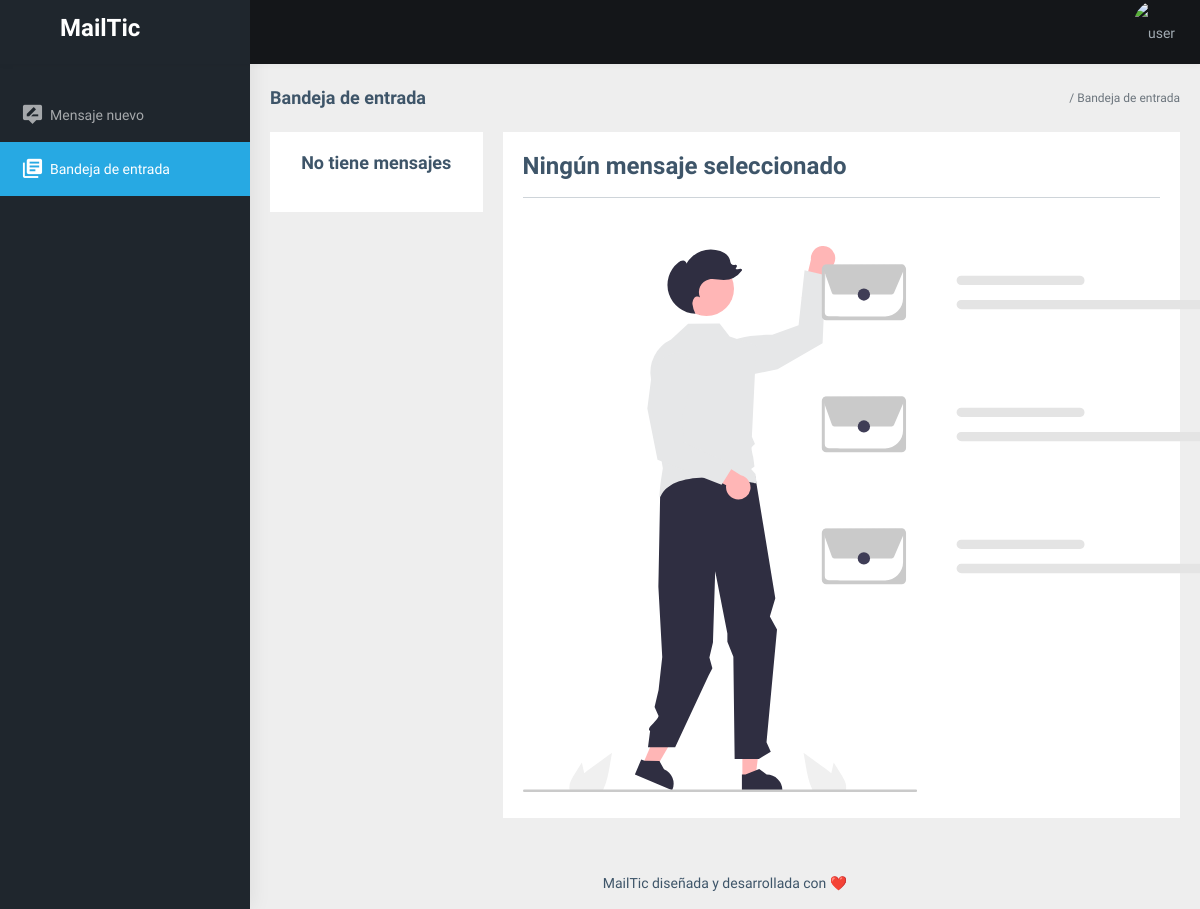
The app's page /messages (signed in), older data.
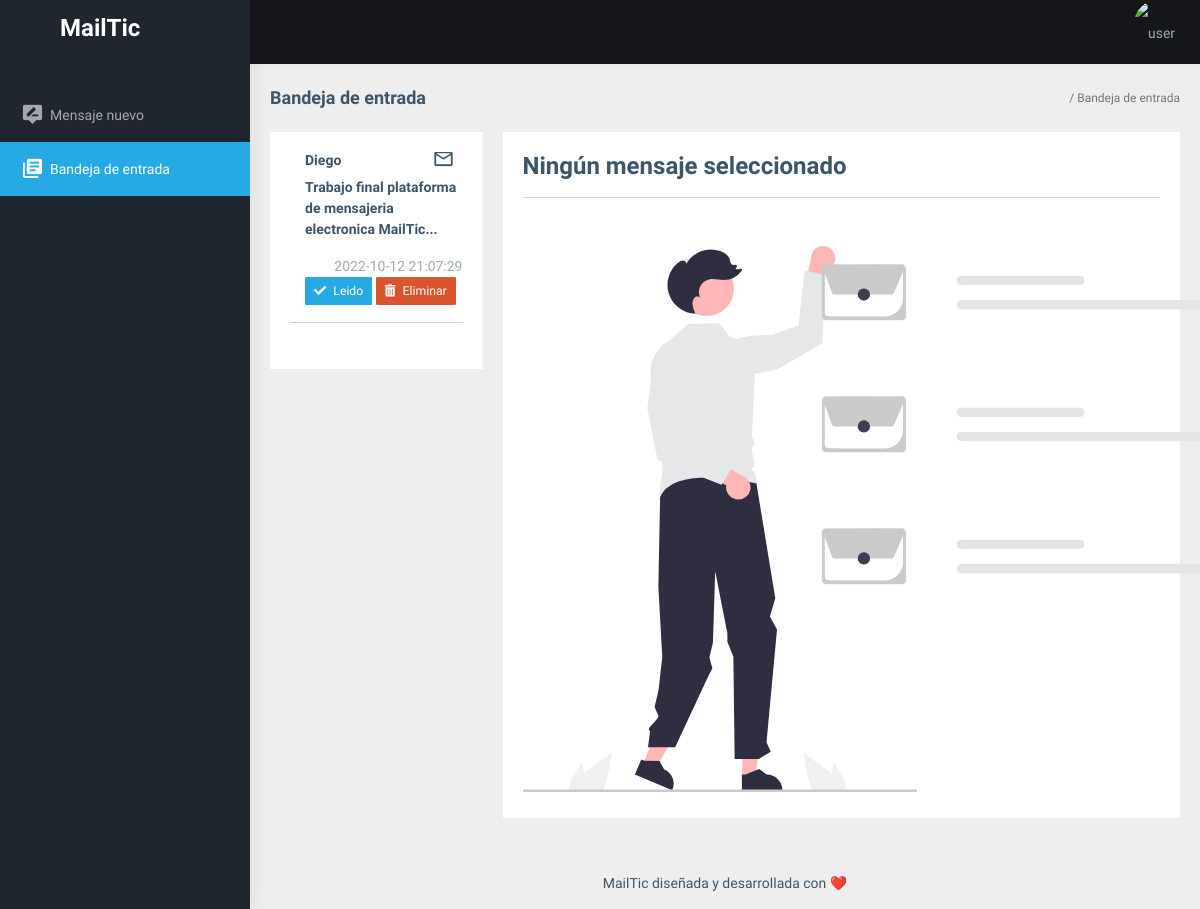
The same page, newer data.
### tables this page shows
CREATE TABLE messages (id INTEGER PRIMARY KEY AUTOINCREMENT, subject TEXT NOT NULL, message TEXT, id_user_to INTEGER NOT NULL REFERENCES users (id), id_user_from INTEGER NOT NULL REFERENCES users (id) ON DELETE CASCADE ON UPDATE CASCADE, created_at DATETIME DEFAULT ((datetime('now', 'localtime'))));

CREATE TABLE users (id INTEGER PRIMARY KEY AUTOINCREMENT, name VARCHAR (1024) NOT NULL, email VARCHAR (1024) NOT NULL, password TEXT NOT NULL, id_rol INTEGER NOT NULL, isActive VARCHAR NOT NULL DEFAULT (False), created_at DATETIME DEFAULT ((datetime('now', 'localtime'))));

### main.py (the view)
@app.route('/messages')
def messages():
    title = 'Bandeja de entrada'
    route = '/ Bandeja de entrada'
    if 'user_id' in session:
        userSession = session['user_id']
        con=sql.connect('database/MailTicDatabase.db')
        cur=con.cursor()
        messages = cur.execute('select a.id as idmsg, a.subject, a.message, a.created_at, b.id as iduser, b.name, b.email from messages a inner join users b on b.id = id_user_to where id_user_to = ?', (userSession,)).fetchall()
        print(messages)
        return render_template('messages.html', title=title, route=route, messages=messages)
    else:
        return 'unAuthorized'

### templates/messages.html (shortened to what this page needs)
{% extends 'layouts/index.html'%}
{% block content %}
    <div class="col-md-3">
        <div class="card">
            <div class="card-body">
                <div class="comment-widgets scrollable">
                    {% if messages %}
                        {% for msg in messages %}
                        <div class="d-flex flex-row comment-row mt-0" style="padding: 0 !important" onclick="leerMessage('{{ msg[0] }}','{{ msg[1] }}','{{ msg[5] }}','{{ msg[3] }}','{{ msg[6] }}','{{ msg[2] }}')">
                            <div class="comment-text w-100">
                                <h6 class="font-medium">
                                    <strong class="notRead_{{ msg[0] }}">{{ msg[5] }} </strong>
                                    <i class="me-2 mdi mdi-email-outline float-end notRead_{{ msg[0] }}" style="font-size: 22px; margin-top: -6px;"></i>
                                </h6>
                                <span class="mb-3 d-block">
                                    <strong class="notRead_{{ msg[0] }}">{{ msg[2] }}...</strong>
                                </span>
                                <div class="comment-footer">
                                    <span class="text-muted float-end">{{ msg[3] }}</span>
                                    <button type="button" class="btn btn-cyan btn-sm text-white" id="btn_leido_msg_{{ msg[0] }}" ><i class="fa fa-check me-1"></i> Leido</button>
                                    <a href="/delete_msg/{{ msg[0] }}"><button type="button" class="btn btn-danger btn-sm text-white"><i class="fa fa-trash-alt me-1"></i> Eliminar</button></a>
                                </div>
                            </div>
                        </div>
                        <hr>
                        {%endfor%}
                    {% else %}
                        <center><h4>No tiene mensajes</h4></center>
                    {% endif %}
                </div>
            </div>
        </div>
    </div>
    <div class="col-md-9">
        <div class="card">
                <div class="card-body">
                    <div id="imgDetailMessage">
                        <h3>Ningún mensaje seleccionado</h3>
                        <hr>
                        <div>
                            <center> <img src="{{ url_for('static', filename='img/img_read_message.svg') }}" alt="mail" style="margin-top: 5%; margin-bottom:1%"> </center>
                        </div>
                    </div>
                </div>
        </div>
    </div>
{% endblock content%}

### templates/layouts/index.html (shortened to what this page needs)
<!DOCTYPE html>
<html dir="ltr" lang="en">
<head>
    <link href="{{ url_for('static', filename='css/style.min.css') }}" rel="stylesheet">
</head>
<body>
    <div id="main-wrapper" data-layout="vertical" data-navbarbg="skin5" data-sidebartype="full" data-sidebar-position="absolute" data-header-position="absolute" data-boxed-layout="full">
        <header class="topbar" data-navbarbg="skin5">
            <nav class="navbar top-navbar navbar-expand-md navbar-dark">
                <div class="navbar-header" data-logobg="skin5">
                    <a class="navbar-brand" href="/" style="margin-left:20%">
                        <h3>MailTic</h3>
                    </a>
                </div>
                <div class="navbar-collapse collapse" id="navbarSupportedContent" data-navbarbg="skin5">
                    <ul class="navbar-nav float-end">
                        <li class="nav-item dropdown">
                            <a class="nav-link dropdown-toggle text-muted waves-effect waves-dark pro-pic" href="#" id="navbarDropdown" role="button" data-bs-toggle="dropdown" aria-expanded="false">
                                <img src="https://fashion-jas.com/public/img/user.jpg" alt="user" class="rounded-circle" width="31">
                            </a>
                        </li>
                    </ul>
                </div>
            </nav>
        </header>
        <aside class="left-sidebar" data-sidebarbg="skin5">
            <div class="scroll-sidebar">
                <nav class="sidebar-nav">
                    <ul id="sidebarnav" class="pt-4">
                        <li class="sidebar-item">
                            <a class="sidebar-link waves-effect waves-dark sidebar-link" href="./newMessage" aria-expanded="false">
                                <i class="mdi mdi-tooltip-edit"></i>
                                <span class="hide-menu">Mensaje nuevo</span>
                            </a>
                        </li>
                        <li class="sidebar-item">
                            <a class="sidebar-link waves-effect waves-dark sidebar-link" href="./messages" aria-expanded="false">
                                <i class="mdi mdi-library-books"></i>
                                <span class="hide-menu">Bandeja de entrada</span>
                            </a>
                        </li>
                    </ul>
                </nav>
            </div>
        </aside>
        <div class="page-wrapper">
            <div class="page-breadcrumb">
                <div class="row">
                    <div class="col-12 d-flex no-block align-items-center">
                        <h4 class="page-title"> {{ title }} </h4>
                        <div class="ms-auto text-end">
                            <nav aria-label="breadcrumb">
                                <ol class="breadcrumb">
                                    <li class="breadcrumb-item active" aria-current="page">{{ route }}</li>
                                </ol>
                            </nav>
                        </div>
                    </div>
                </div>
            </div>
            <div class="container-fluid">
               <div class="row">
                        {% from "layouts/macroSuccessMsg.html" import success_message %}
                    {% block content %} {% endblock %}
               </div>
            </div>
            <footer class="footer text-center">
                MailTic diseñada y desarrollada con ❤️
            </footer>
        </div>
    </div>
</body>
</html>

Row changes from the older to the newer data that the page shows:
added messages: name "Diego", message "Trabajo final plataforma de mensajeria electronica MailTic", created_at "2022-10-12 21:07:29"
Text that changed along with them:
text no longer shown: "No tiene mensajes"
